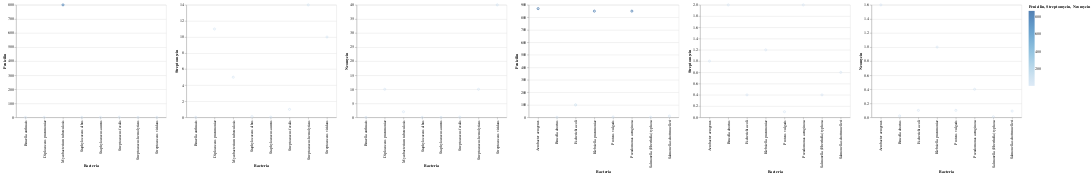

Notebook code for this chart:
### Code cell
import pandas as pd
import altair as alt

# Your dataset
data = {
    'Bacteria': [
        'Aerobacter aerogenes', 'Brucella abortus', 'Brucella anthracis',
        'Diplococcus pneumoniae', 'Escherichia coli', 'Klebsiella pneumoniae',
        'Mycobacterium tuberculosis', 'Proteus vulgaris', 'Pseudomonas aeruginosa',
        'Salmonella (Eberthella) typhosa', 'Salmonella schottmuelleri',
        'Staphylococcus albus', 'Staphylococcus aureus', 'Streptococcus fecalis',
        'Streptococcus hemolyticus', 'Streptococcus viridans'
    ],
    'Penicilin': [870.000, 1.000, 0.001, 0.005, 100.000, 850.000, 800.000, 3.000, 850.000, 1.000, 10.000, 0.007, 0.030, 1.000, 0.001, 0.005],
    'Streptomycin': [1.00, 2.00, 0.01, 11.00, 0.40, 1.20, 5.00, 0.10, 2.00, 0.40, 0.80, 0.10, 0.03, 1.00, 14.00, 10.00],
    'Neomycin': [1.600, 0.020, 0.007, 10.000, 0.100, 1.000, 2.000, 0.100, 0.400, 0.008, 0.090, 0.001, 0.001, 0.100, 10.000, 40.000],
    'Gram Staining': ['negative', 'negative', 'positive', 'positive', 'negative', 'negative', 'positive', 'negative', 'negative', 'negative', 'negative', 'positive', 'positive', 'positive', 'positive', 'positive']
}

df = pd.DataFrame(data)

# Create two separate dataframes for Gram positive and Gram negative
gram_pos = df[df['Gram Staining'] == 'positive']
gram_neg = df[df['Gram Staining'] == 'negative']

# Create the Altair plots
penicillin_chart = alt.Chart(gram_pos).mark_point().encode(
    x='Bacteria',
    y='Penicilin',
    color='Penicilin:Q'
).properties(width=400)

streptomycin_chart = alt.Chart(gram_pos).mark_point().encode(
    x='Bacteria',
    y='Streptomycin',
    color='Streptomycin:Q'
).properties(width=400)

neomycin_chart = alt.Chart(gram_pos).mark_point().encode(
    x='Bacteria',
    y='Neomycin',
    color='Neomycin:Q'
).properties(width=400)

combined_chart_pos = (penicillin_chart | streptomycin_chart | neomycin_chart)

penicillin_chart = alt.Chart(gram_neg).mark_point().encode(
    x='Bacteria',
    y='Penicilin',
    color='Penicilin:Q'
).properties(width=400)

streptomycin_chart = alt.Chart(gram_neg).mark_point().encode(
    x='Bacteria',
    y='Streptomycin',
    color='Streptomycin:Q'
).properties(width=400)

neomycin_chart = alt.Chart(gram_neg).mark_point().encode(
    x='Bacteria',
    y='Neomycin',
    color='Neomycin:Q'
).properties(width=400)

combined_chart_neg = (penicillin_chart | streptomycin_chart | neomycin_chart)

# Combine the two charts side by side
final_chart = alt.hconcat(combined_chart_pos, combined_chart_neg)

# Show the plot
final_chart

### Figure 1 — Vega specification as saved in the notebook (floating-point values rounded to 4 significant figures)
{"$schema": "https://vega.github.io/schema/vega/v5.json", "data": [{"name": "source_0"}, {"name": "source_1"}, {"name": "data_0", "values": [{"Bacteria": "Brucella anthracis", "Penicilin": 0.001}, {"Bacteria": "Diplococcus pneumoniae", "Penicilin": 0.005}, {"Bacteria": "Mycobacterium tuberculosis", "Penicilin": 800.0}, {"Bacteria": "Staphylococcus albus", "Penicilin": 0.007}, {"Bacteria": "Staphylococcus aureus", "Penicilin": 0.03}, {"Bacteria": "Streptococcus fecalis", "Penicilin": 1.0}, {"Bacteria": "Streptococcus hemolyticus", "Penicilin": 0.001}, {"Bacteria": "Streptococcus viridans", "Penicilin": 0.005}]}, {"name": "data_1", "values": [{"Bacteria": "Brucella anthracis", "Streptomycin": 0.01}, {"Bacteria": "Diplococcus pneumoniae", "Streptomycin": 11.0}, {"Bacteria": "Mycobacterium tuberculosis", "Streptomycin": 5.0}, {"Bacteria": "Staphylococcus albus", "Streptomycin": 0.1}, {"Bacteria": "Staphylococcus aureus", "Streptomycin": 0.03}, {"Bacteria": "Streptococcus fecalis", "Streptomycin": 1.0}, {"Bacteria": "Streptococcus hemolyticus", "Streptomycin": 14.0}, {"Bacteria": "Streptococcus viridans", "Streptomycin": 10.0}]}, {"name": "data_2", "values": [{"Bacteria": "Brucella anthracis", "Neomycin": 0.007}, {"Bacteria": "Diplococcus pneumoniae", "Neomycin": 10.0}, {"Bacteria": "Mycobacterium tuberculosis", "Neomycin": 2.0}, {"Bacteria": "Staphylococcus albus", "Neomycin": 0.001}, {"Bacteria": "Staphylococcus aureus", "Neomycin": 0.001}, {"Bacteria": "Streptococcus fecalis", "Neomycin": 0.1}, {"Bacteria": "Streptococcus hemolyticus", "Neomycin": 10.0}, {"Bacteria": "Streptococcus viridans", "Neomycin": 40.0}]}, {"name": "data_3", "values": [{"Bacteria": "Aerobacter aerogenes", "Penicilin": 870.0}, {"Bacteria": "Brucella abortus", "Penicilin": 1.0}, {"Bacteria": "Escherichia coli", "Penicilin": 100.0}, {"Bacteria": "Klebsiella pneumoniae", "Penicilin": 850.0}, {"Bacteria": "Proteus vulgaris", "Penicilin": 3.0}, {"Bacteria": "Pseudomonas aeruginosa", "Penicilin": 850.0}, {"Bacteria": "Salmonella (Eberthella) typhosa", "Penicilin": 1.0}, {"Bacteria": "Salmonella schottmuelleri", "Penicilin": 10.0}]}, {"name": "data_4", "values": [{"Bacteria": "Aerobacter aerogenes", "Streptomycin": 1.0}, {"Bacteria": "Brucella abortus", "Streptomycin": 2.0}, {"Bacteria": "Escherichia coli", "Streptomycin": 0.4}, {"Bacteria": "Klebsiella pneumoniae", "Streptomycin": 1.2}, {"Bacteria": "Proteus vulgaris", "Streptomycin": 0.1}, {"Bacteria": "Pseudomonas aeruginosa", "Streptomycin": 2.0}, {"Bacteria": "Salmonella (Eberthella) typhosa", "Streptomycin": 0.4}, {"Bacteria": "Salmonella schottmuelleri", "Streptomycin": 0.8}]}, {"name": "data_5", "values": [{"Bacteria": "Aerobacter aerogenes", "Neomycin": 1.6}, {"Bacteria": "Brucella abortus", "Neomycin": 0.02}, {"Bacteria": "Escherichia coli", "Neomycin": 0.1}, {"Bacteria": "Klebsiella pneumoniae", "Neomycin": 1.0}, {"Bacteria": "Proteus vulgaris", "Neomycin": 0.1}, {"Bacteria": "Pseudomonas aeruginosa", "Neomycin": 0.4}, {"Bacteria": "Salmonella (Eberthella) typhosa", "Neomycin": 0.008}, {"Bacteria": "Salmonella schottmuelleri", "Neomycin": 0.09}]}, {"name": "data_0_concat_0_concat_0_x_domain_Bacteria", "values": [{"Bacteria": "Brucella anthracis"}, {"Bacteria": "Diplococcus pneumoniae"}, {"Bacteria": "Mycobacterium tuberculosis"}, {"Bacteria": "Staphylococcus albus"}, {"Bacteria": "Staphylococcus aureus"}, {"Bacteria": "Streptococcus fecalis"}, {"Bacteria": "Streptococcus hemolyticus"}, {"Bacteria": "Streptococcus viridans"}]}, {"name": "data_0_concat_0_concat_0_y_domain_Penicilin", "values": [{"min": 0.001, "max": 800.0}]}, {"name": "data_1_concat_0_concat_1_x_domain_Bacteria", "values": [{"Bacteria": "Brucella anthracis"}, {"Bacteria": "Diplococcus pneumoniae"}, {"Bacteria": "Mycobacterium tuberculosis"}, {"Bacteria": "Staphylococcus albus"}, {"Bacteria": "Staphylococcus aureus"}, {"Bacteria": "Streptococcus fecalis"}, {"Bacteria": "Streptococcus hemolyticus"}, {"Bacteria": "Streptococcus viridans"}]}, {"name": "data_1_concat_0_concat_1_y_domain_Streptomycin", "values": [{"min": 0.01, "max": 14.0}]}, {"name": "data_2_concat_0_concat_2_x_domain_Bacteria", "values": [{"Bacteria": "Brucella anthracis"}, {"Bacteria": "Diplococcus pneumoniae"}, {"Bacteria": "Mycobacterium tuberculosis"}, {"Bacteria": "Staphylococcus albus"}, {"Bacteria": "Staphylococcus aureus"}, {"Bacteria": "Streptococcus fecalis"}, {"Bacteria": "Streptococcus hemolyticus"}, {"Bacteria": "Streptococcus viridans"}]}, {"name": "data_2_concat_0_concat_2_y_domain_Neomycin", "values": [{"min": 0.001, "max": 40.0}]}, {"name": "data_3_concat_1_concat_0_x_domain_Bacteria", "values": [{"Bacteria": "Aerobacter aerogenes"}, {"Bacteria": "Brucella abortus"}, {"Bacteria": "Escherichia coli"}, {"Bacteria": "Klebsiella pneumoniae"}, {"Bacteria": "Proteus vulgaris"}, {"Bacteria": "Pseudomonas aeruginosa"}, {"Bacteria": "Salmonella (Eberthella) typhosa"}, {"Bacteria": "Salmonella schottmuelleri"}]}, {"name": "data_3_concat_1_concat_0_y_domain_Penicilin", "values": [{"min": 1.0, "max": 870.0}]}, {"name": "data_4_concat_1_concat_1_x_domain_Bacteria", "values": [{"Bacteria": "Aerobacter aerogenes"}, {"Bacteria": "Brucella abortus"}, {"Bacteria": "Escherichia coli"}, {"Bacteria": "Klebsiella pneumoniae"}, {"Bacteria": "Proteus vulgaris"}, {"Bacteria": "Pseudomonas aeruginosa"}, {"Bacteria": "Salmonella (Eberthella) typhosa"}, {"Bacteria": "Salmonella schottmuelleri"}]}, {"name": "data_4_concat_1_concat_1_y_domain_Streptomycin", "values": [{"min": 0.1, "max": 2.0}]}, {"name": "data_5_concat_1_concat_2_x_domain_Bacteria", "values": [{"Bacteria": "Aerobacter aerogenes"}, {"Bacteria": "Brucella abortus"}, {"Bacteria": "Escherichia coli"}, {"Bacteria": "Klebsiella pneumoniae"}, {"Bacteria": "Proteus vulgaris"}, {"Bacteria": "Pseudomonas aeruginosa"}, {"Bacteria": "Salmonella (Eberthella) typhosa"}, {"Bacteria": "Salmonella schottmuelleri"}]}, {"name": "data_5_concat_1_concat_2_y_domain_Neomycin", "values": [{"min": 0.008, "max": 1.6}]}], "signals": [{"name": "concat_0_childWidth", "value": 400}, {"name": "concat_1_childWidth", "value": 400}], "marks": [{"type": "group", "name": "concat_0_group", "marks": [{"type": "group", "name": "concat_0_concat_0_group", "encode": {"update": {"width": {"signal": "concat_0_childWidth"}, "height": {"signal": "height"}}}, "marks": [{"type": "symbol", "name": "concat_0_concat_0_marks", "from": {"data": "data_0"}, "encode": {"update": {"description": {"signal": "\"Bacteria: \" + (isValid(datum[\"Bacteria\"]) ? datum[\"Bacteria\"] : \"\"+datum[\"Bacteria\"]) + \"; Penicilin: \" + (format(datum[\"Penicilin\"], \"\"))"}, "x": {"field": "Bacteria", "scale": "concat_0_concat_0_x"}, "y": {"field": "Penicilin", "scale": "concat_0_concat_0_y"}, "stroke": {"field": "Penicilin", "scale": "color"}, "ariaRoleDescription": {"value": "point"}, "fill": {"value": "transparent"}, "opacity": {"value": 0.7}}}, "style": ["point"]}], "axes": [{"scale": "concat_0_concat_0_y", "labels": false, "maxExtent": 0, "ticks": false, "aria": false, "tickCount": {"signal": "ceil(height/40)"}, "domain": false, "minExtent": 0, "zindex": 0, "gridScale": "concat_0_concat_0_x", "orient": "left", "grid": true}, {"scale": "concat_0_concat_0_x", "orient": "bottom", "labelBaseline": "middle", "zindex": 0, "labelAngle": 270, "labelAlign": "right", "title": "Bacteria", "grid": false}, {"scale": "concat_0_concat_0_y", "zindex": 0, "title": "Penicilin", "orient": "left", "labelOverlap": true, "tickCount": {"signal": "ceil(height/40)"}, "grid": false}], "style": "cell"}, {"type": "group", "name": "concat_0_concat_1_group", "encode": {"update": {"height": {"signal": "height"}, "width": {"signal": "concat_0_childWidth"}}}, "marks": [{"type": "symbol", "name": "concat_0_concat_1_marks", "from": {"data": "data_1"}, "encode": {"update": {"opacity": {"value": 0.7}, "stroke": {"field": "Streptomycin", "scale": "color"}, "fill": {"value": "transparent"}, "ariaRoleDescription": {"value": "point"}, "description": {"signal": "\"Bacteria: \" + (isValid(datum[\"Bacteria\"]) ? datum[\"Bacteria\"] : \"\"+datum[\"Bacteria\"]) + \"; Streptomycin: \" + (format(datum[\"Streptomycin\"], \"\"))"}, "x": {"field": "Bacteria", "scale": "concat_0_concat_1_x"}, "y": {"field": "Streptomycin", "scale": "concat_0_concat_1_y"}}}, "style": ["point"]}], "axes": [{"scale": "concat_0_concat_1_y", "orient": "left", "gridScale": "concat_0_concat_1_x", "maxExtent": 0, "grid": true, "tickCount": {"signal": "ceil(height/40)"}, "ticks": false, "aria": false, "labels": false, "zindex": 0, "minExtent": 0, "domain": false}, {"scale": "concat_0_concat_1_x", "labelAlign": "right", "labelAngle": 270, "title": "Bacteria", "labelBaseline": "middle", "zindex": 0, "grid": false, "orient": "bottom"}, {"scale": "concat_0_concat_1_y", "grid": false, "title": "Streptomycin", "labelOverlap": true, "tickCount": {"signal": "ceil(height/40)"}, "zindex": 0, "orient": "left"}], "style": "cell"}, {"type": "group", "name": "concat_0_concat_2_group", "encode": {"update": {"width": {"signal": "concat_0_childWidth"}, "height": {"signal": "height"}}}, "marks": [{"type": "symbol", "name": "concat_0_concat_2_marks", "from": {"data": "data_2"}, "encode": {"update": {"ariaRoleDescription": {"value": "point"}, "fill": {"value": "transparent"}, "stroke": {"field": "Neomycin", "scale": "color"}, "description": {"signal": "\"Bacteria: \" + (isValid(datum[\"Bacteria\"]) ? datum[\"Bacteria\"] : \"\"+datum[\"Bacteria\"]) + \"; Neomycin: \" + (format(datum[\"Neomycin\"], \"\"))"}, "opacity": {"value": 0.7}, "x": {"field": "Bacteria", "scale": "concat_0_concat_2_x"}, "y": {"field": "Neomycin", "scale": "concat_0_concat_2_y"}}}, "style": ["point"]}], "axes": [{"scale": "concat_0_concat_2_y", "domain": false, "gridScale": "concat_0_concat_2_x", "aria": false, "maxExtent": 0, "orient": "left", "ticks": false, "tickCount": {"signal": "ceil(height/40)"}, "grid": true, "labels": false, "minExtent": 0, "zindex": 0}, {"scale": "concat_0_concat_2_x", "labelBaseline": "middle", "zindex": 0, "title": "Bacteria", "labelAlign": "right", "orient": "bottom", "grid": false, "labelAngle": 270}, {"scale": "concat_0_concat_2_y", "orient": "left", "zindex": 0, "tickCount": {"signal": "ceil(height/40)"}, "grid": false, "title": "Neomycin", "labelOverlap": true}], "style": "cell"}], "layout": {"padding": 20, "bounds": "full", "align": "each"}}, {"type": "group", "name": "concat_1_group", "marks": [{"type": "group", "name": "concat_1_concat_0_group", "encode": {"update": {"height": {"signal": "height"}, "width": {"signal": "concat_1_childWidth"}}}, "marks": [{"type": "symbol", "name": "concat_1_concat_0_marks", "from": {"data": "data_3"}, "encode": {"update": {"fill": {"value": "transparent"}, "ariaRoleDescription": {"value": "point"}, "x": {"field": "Bacteria", "scale": "concat_1_concat_0_x"}, "y": {"field": "Penicilin", "scale": "concat_1_concat_0_y"}, "opacity": {"value": 0.7}, "description": {"signal": "\"Bacteria: \" + (isValid(datum[\"Bacteria\"]) ? datum[\"Bacteria\"] : \"\"+datum[\"Bacteria\"]) + \"; Penicilin: \" + (format(datum[\"Penicilin\"], \"\"))"}, "stroke": {"field": "Penicilin", "scale": "color"}}}, "style": ["point"]}], "axes": [{"scale": "concat_1_concat_0_y", "labels": false, "tickCount": {"signal": "ceil(height/40)"}, "orient": "left", "minExtent": 0, "domain": false, "gridScale": "concat_1_concat_0_x", "ticks": false, "zindex": 0, "grid": true, "aria": false, "maxExtent": 0}, {"scale": "concat_1_concat_0_x", "orient": "bottom", "labelAlign": "right", "labelBaseline": "middle", "title": "Bacteria", "zindex": 0, "labelAngle": 270, "grid": false}, {"scale": "concat_1_concat_0_y", "tickCount": {"signal": "ceil(height/40)"}, "title": "Penicilin", "orient": "left", "labelOverlap": true, "zindex": 0, "grid": false}], "style": "cell"}, {"type": "group", "name": "concat_1_concat_1_group", "encode": {"update": {"height": {"signal": "height"}, "width": {"signal": "concat_1_childWidth"}}}, "marks": [{"type": "symbol", "name": "concat_1_concat_1_marks", "from": {"data": "data_4"}, "encode": {"update": {"fill": {"value": "transparent"}, "description": {"signal": "\"Bacteria: \" + (isValid(datum[\"Bacteria\"]) ? datum[\"Bacteria\"] : \"\"+datum[\"Bacteria\"]) + \"; Streptomycin: \" + (format(datum[\"Streptomycin\"], \"\"))"}, "stroke": {"field": "Streptomycin", "scale": "color"}, "ariaRoleDescription": {"value": "point"}, "opacity": {"value": 0.7}, "x": {"field": "Bacteria", "scale": "concat_1_concat_1_x"}, "y": {"field": "Streptomycin", "scale": "concat_1_concat_1_y"}}}, "style": ["point"]}], "axes": [{"scale": "concat_1_concat_1_y", "maxExtent": 0, "zindex": 0, "aria": false, "orient": "left", "minExtent": 0, "ticks": false, "grid": true, "gridScale": "concat_1_concat_1_x", "labels": false, "domain": false, "tickCount": {"signal": "ceil(height/40)"}}, {"scale": "concat_1_concat_1_x", "grid": false, "labelBaseline": "middle", "labelAlign": "right", "labelAngle": 270, "zindex": 0, "title": "Bacteria", "orient": "bottom"}, {"scale": "concat_1_concat_1_y", "orient": "left", "labelOverlap": true, "tickCount": {"signal": "ceil(height/40)"}, "title": "Streptomycin", "zindex": 0, "grid": false}], "style": "cell"}, {"type": "group", "name": "concat_1_concat_2_group", "encode": {"update": {"height": {"signal": "height"}, "width": {"signal": "concat_1_childWidth"}}}, "marks": [{"type": "symbol", "name": "concat_1_concat_2_marks", "from": {"data": "data_5"}, "encode": {"update": {"fill": {"value": "transparent"}, "stroke": {"field": "Neomycin", "scale": "color"}, "ariaRoleDescription": {"value": "point"}, "x": {"field": "Bacteria", "scale": "concat_1_concat_2_x"}, "opacity": {"value": 0.7}, "y": {"field": "Neomycin", "scale": "concat_1_concat_2_y"}, "description": {"signal": "\"Bacteria: \" + (isValid(datum[\"Bacteria\"]) ? datum[\"Bacteria\"] : \"\"+datum[\"Bacteria\"]) + \"; Neomycin: \" + (format(datum[\"Neomycin\"], \"\"))"}}}, "style": ["point"]}], "axes": [{"scale": "concat_1_concat_2_y", "orient": "left", "grid": true, "domain": false, "aria": false, "labels": false, "zindex": 0, "ticks": false, "maxExtent": 0, "gridScale": "concat_1_concat_2_x", "minExtent": 0, "tickCount": {"signal": "ceil(height/40)"}}, {"scale": "concat_1_concat_2_x", "title": "Bacteria", "zindex": 0, "labelAngle": 270, "labelAlign": "right", "grid": false, "orient": "bottom", "labelBaseline": "middle"}, {"scale": "concat_1_concat_2_y", "tickCount": {"signal": "ceil(height/40)"}, "labelOverlap": true, "grid": false, "orient": "left", "zindex": 0, "title": "Neomycin"}], "style": "cell"}], "layout": {"padding": 20, "bounds": "full", "align": "each"}}], "scales": [{"name": "color", "type": "linear", "domain": {"fields": [{"data": "data_0", "field": "Penicilin"}, {"data": "data_1", "field": "Streptomycin"}, {"data": "data_2", "field": "Neomycin"}, {"data": "data_3", "field": "Penicilin"}, {"data": "data_4", "field": "Streptomycin"}, {"data": "data_5", "field": "Neomycin"}]}, "range": "ramp", "interpolate": "hcl", "zero": false}, {"name": "concat_0_concat_0_x", "type": "point", "domain": {"data": "data_0_concat_0_concat_0_x_domain_Bacteria", "field": "Bacteria", "sort": true}, "range": [0, {"signal": "concat_0_childWidth"}], "padding": 0.5}, {"name": "concat_0_concat_0_y", "type": "linear", "domain": [{"signal": "(data(\"data_0_concat_0_concat_0_y_domain_Penicilin\")[0] || {}).min"}, {"signal": "(data(\"data_0_concat_0_concat_0_y_domain_Penicilin\")[0] || {}).max"}], "range": [{"signal": "height"}, 0], "nice": true, "zero": true}, {"name": "concat_0_concat_1_x", "type": "point", "domain": {"data": "data_1_concat_0_concat_1_x_domain_Bacteria", "field": "Bacteria", "sort": true}, "range": [0, {"signal": "concat_0_childWidth"}], "padding": 0.5}, {"name": "concat_0_concat_1_y", "type": "linear", "domain": [{"signal": "(data(\"data_1_concat_0_concat_1_y_domain_Streptomycin\")[0] || {}).min"}, {"signal": "(data(\"data_1_concat_0_concat_1_y_domain_Streptomycin\")[0] || {}).max"}], "range": [{"signal": "height"}, 0], "zero": true, "nice": true}, {"name": "concat_0_concat_2_x", "type": "point", "domain": {"data": "data_2_concat_0_concat_2_x_domain_Bacteria", "field": "Bacteria", "sort": true}, "range": [0, {"signal": "concat_0_childWidth"}], "padding": 0.5}, {"name": "concat_0_concat_2_y", "type": "linear", "domain": [{"signal": "(data(\"data_2_concat_0_concat_2_y_domain_Neomycin\")[0] || {}).min"}, {"signal": "(data(\"data_2_concat_0_concat_2_y_domain_Neomycin\")[0] || {}).max"}], "range": [{"signal": "height"}, 0], "zero": true, "nice": true}, {"name": "concat_1_concat_0_x", "type": "point", "domain": {"data": "data_3_concat_1_concat_0_x_domain_Bacteria", "field": "Bacteria", "sort": true}, "range": [0, {"signal": "concat_1_childWidth"}], "padding": 0.5}, {"name": "concat_1_concat_0_y", "type": "linear", "domain": [{"signal": "(data(\"data_3_concat_1_concat_0_y_domain_Penicilin\")[0] || {}).min"}, {"signal": "(data(\"data_3_concat_1_concat_0_y_domain_Penicilin\")[0] || {}).max"}], "range": [{"signal": "height"}, 0], "zero": true, "nice": true}, {"name": "concat_1_concat_1_x", "type": "point", "domain": {"data": "data_4_concat_1_concat_1_x_domain_Bacteria", "field": "Bacteria", "sort": true}, "range": [0, {"signal": "concat_1_childWidth"}], "padding": 0.5}, {"name": "concat_1_concat_1_y", "type": "linear", "domain": [{"signal": "(data(\"data_4_concat_1_concat_1_y_domain_Streptomycin\")[0] || {}).min"}, {"signal": "(data(\"data_4_concat_1_concat_1_y_domain_Streptomycin\")[0] || {}).max"}], "range": [{"signal": "height"}, 0], "zero": true, "nice": true}, {"name": "concat_1_concat_2_x", "type": "point", "domain": {"data": "data_5_concat_1_concat_2_x_domain_Bacteria", "field": "Bacteria", "sort": true}, "range": [0, {"signal": "concat_1_childWidth"}], "padding": 0.5}, {"name": "concat_1_concat_2_y", "type": "linear", "domain": [{"signal": "(data(\"data_5_concat_1_concat_2_y_domain_Neomycin\")[0] || {}).min"}, {"signal": "(data(\"data_5_concat_1_concat_2_y_domain_Neomycin\")[0] || {}).max"}], "range": [{"signal": "height"}, 0], "zero": true, "nice": true}], "layout": {"padding": 20, "bounds": "full", "align": "each"}, "height": 300, "background": "white", "padding": 5, "legends": [{"stroke": "color", "gradientLength": {"signal": "clamp(height, 64, 200)"}, "title": "Penicilin, Streptomycin, Neomycin", "encode": {"gradient": {"update": {"opacity": {"value": 0.7}}}}}]}
